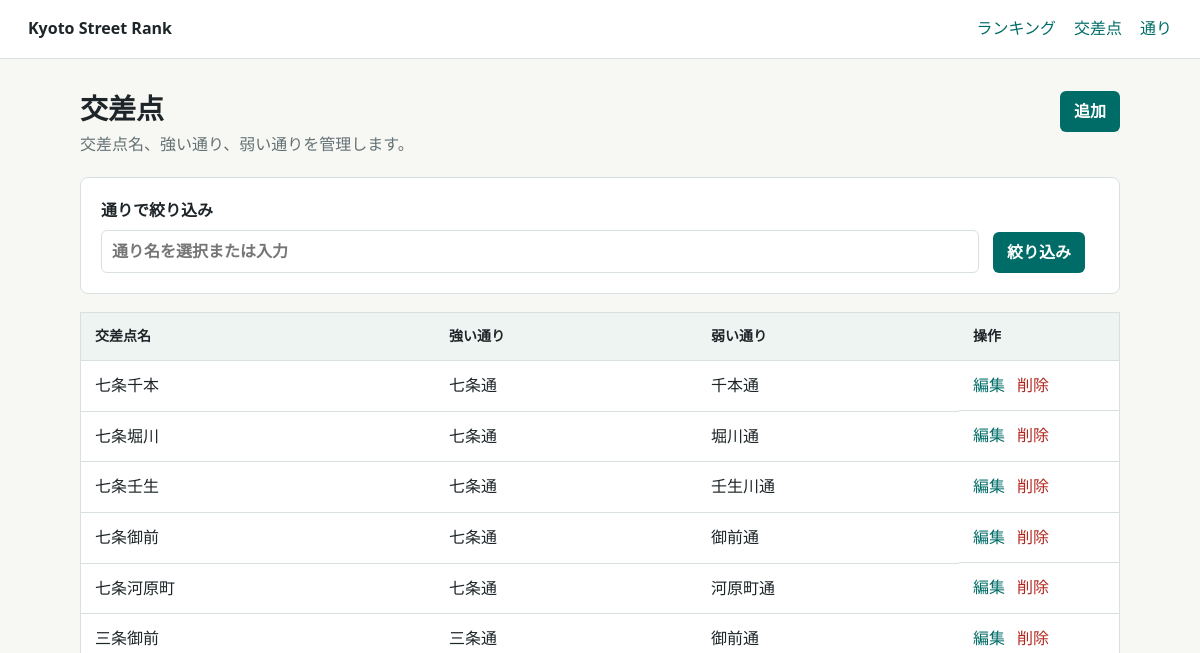
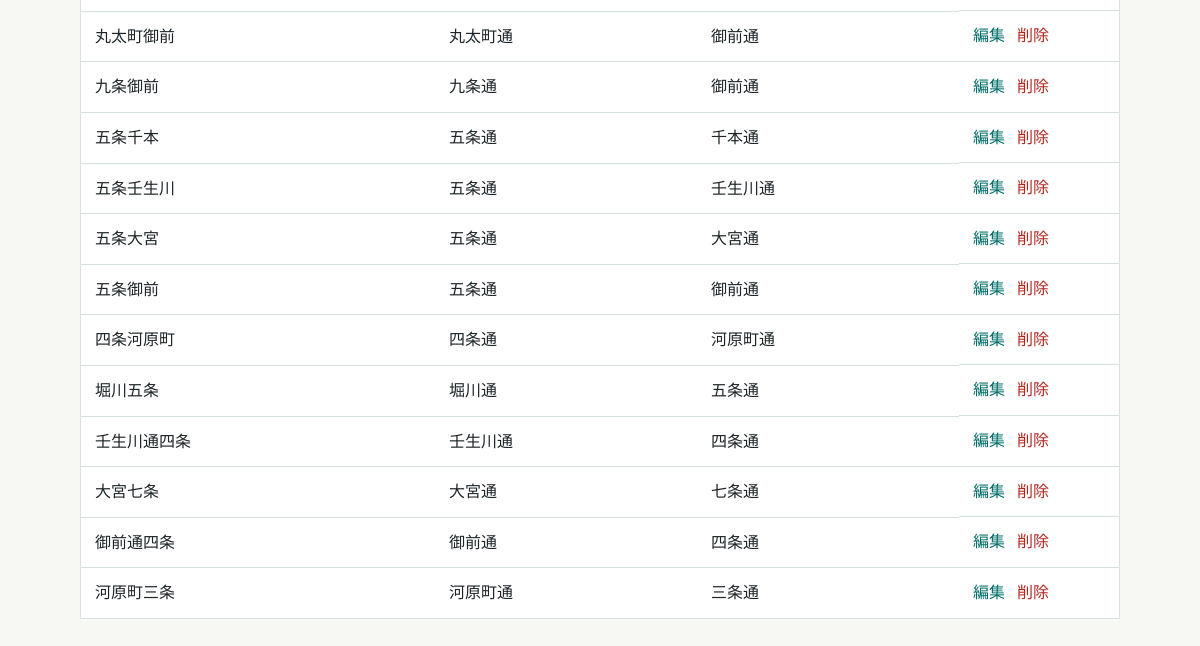
Page /intersections on the earlier database version (2 pictures, top to bottom).
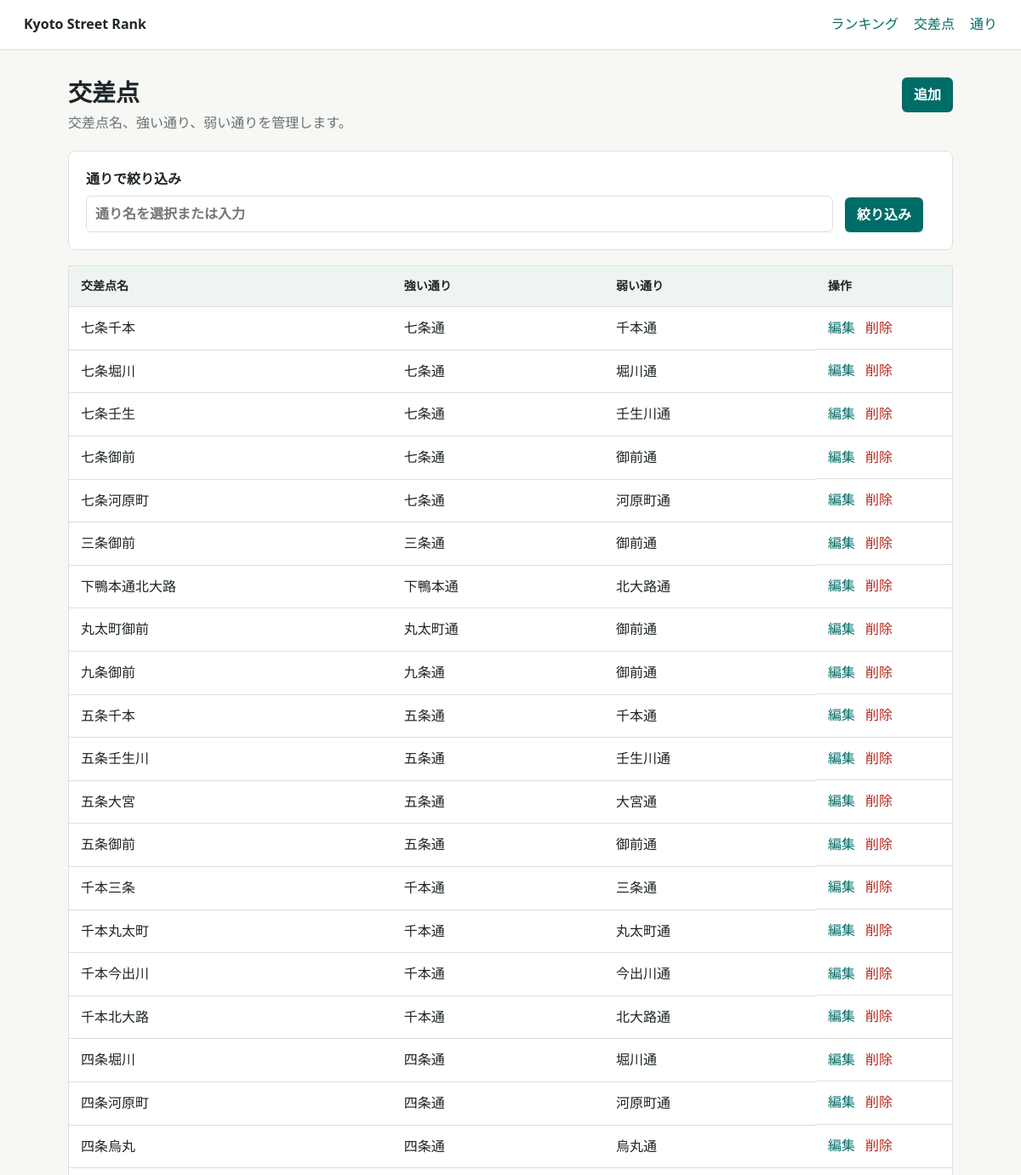
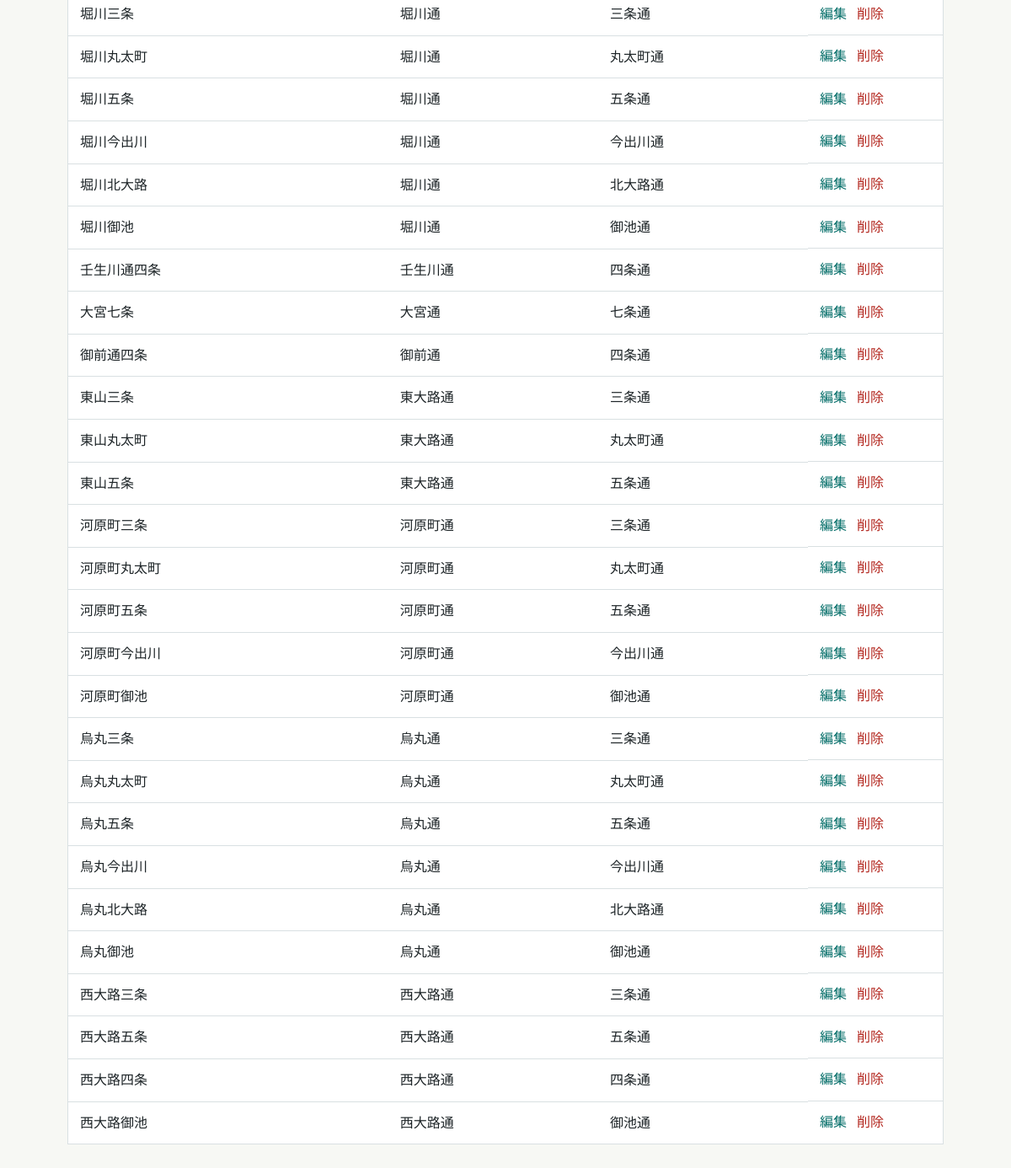
Same page on the later database version (2 pictures, top to bottom).
### src/models.py (models this page shows)
class Intersection(db.Model):
    __tablename__ = "intersections"
    __table_args__ = (
        UniqueConstraint("name", name="uq_intersections_name"),
        UniqueConstraint("pair_key", name="uq_intersections_pair_key"),
        CheckConstraint("winner_street_id != loser_street_id", name="ck_different_streets"),
    )
    id = db.Column(db.Integer, primary_key=True)
    name = db.Column(db.String(120), nullable=False)
    pair_key = db.Column(db.String(80), nullable=False)
    winner_street_id = db.Column(db.Integer, db.ForeignKey("streets.id"), nullable=False)
    loser_street_id = db.Column(db.Integer, db.ForeignKey("streets.id"), nullable=False)
    winner = db.relationship("Street", foreign_keys=[winner_street_id])
    loser = db.relationship("Street", foreign_keys=[loser_street_id])

class Street(db.Model):
    __tablename__ = "streets"
    id = db.Column(db.Integer, primary_key=True)
    name = db.Column(db.String(120), nullable=False, unique=True)

### src/routes.py (the view, shortened to what this page needs)
    @app.route("/intersections")
    def intersections_index():
        selected_street = request.args.get("street", "").strip()
        intersections_query = Intersection.query
        intersections = intersections_query.order_by(Intersection.name).all()
        return render_template(
            "intersections/index.html",
            intersections=intersections,
            street_names=list_street_names(),
            selected_street=selected_street,
        )

### src/services.py (called while the page is built)
def list_street_names():
    streets = Street.query.order_by(Street.name).all()
    return [street.name for street in streets]

### templates/intersections/index.html (shortened to what this page needs)
{% extends "base.html" %}
{% block content %}
  <div class="page-head">
    <div>
      <h1>交差点</h1>
      <p>交差点名、強い通り、弱い通りを管理します。</p>
    </div>
    <a class="button" href="{{ url_for('intersections_new') }}">追加</a>
  </div>
  <form class="filter-bar" method="get">
    <label>
      通りで絞り込み
      <input name="street" list="street-options" value="{{ selected_street }}" placeholder="通り名を選択または入力">
    </label>
    <button class="button" type="submit">絞り込み</button>
  </form>
  {% if intersections %}
    <table>
      <thead>
        <tr>
          <th>交差点名</th>
          <th>強い通り</th>
          <th>弱い通り</th>
          <th class="actions">操作</th>
        </tr>
      </thead>
      <tbody>
        {% for intersection in intersections %}
          <tr>
            <td>{{ intersection.name }}</td>
            <td>{{ intersection.winner.name }}</td>
            <td>{{ intersection.loser.name }}</td>
            <td class="actions">
              <a href="{{ url_for('intersections_edit', intersection_id=intersection.id) }}">編集</a>
              <form method="post" action="{{ url_for('intersections_delete', intersection_id=intersection.id) }}">
                <button class="link-button" type="submit">削除</button>
              </form>
            </td>
          </tr>
        {% endfor %}
      </tbody>
    </table>
  {% else %}
    <section class="empty">
      <h2>{% if selected_street %}該当する交差点がありません{% else %}交差点がありません{% endif %}</h2>
      <p>{% if selected_street %}別の通りで絞り込むか、フィルタを解除してください。{% else %}交差点を追加すると通りも自動で登録されます。{% endif %}</p>
    </section>
  {% endif %}
{% endblock %}

### templates/base.html (shortened to what this page needs)
<!doctype html>
<html lang="ja">
  <head>
    <link rel="stylesheet" href="{{ url_for('static', filename='style.css') }}">
  </head>
  <body>
    <header class="topbar">
      <a class="brand" href="{{ url_for('ranking') }}">Kyoto Street Rank</a>
      <nav>
        <a href="{{ url_for('ranking') }}">ランキング</a>
        <a href="{{ url_for('intersections_index') }}">交差点</a>
        <a href="{{ url_for('streets_index') }}">通り</a>
      </nav>
    </header>
    <main class="container">
      {% block content %}{% endblock %}
    </main>
  </body>
</html>

### static/style.css (style rules this page uses)
:root { color-scheme: light; --text: #1e2528; --muted: #657175; --line: #d9e0e2; --bg: #f7f8f4; --surface: #ffffff; --accent: #006c67; --accent-dark: #004f4b; --danger: #b3261e; }
* { box-sizing: border-box; }
body { margin: 0; background: var(--bg); color: var(--text); font-family: system-ui, -apple-system, BlinkMacSystemFont, "Segoe UI", sans-serif; line-height: 1.6; }
a { color: var(--accent); text-decoration: none; }
.topbar { display: flex; align-items: center; justify-content: space-between; gap: 24px; padding: 16px 28px; background: var(--surface); border-bottom: 1px solid var(--line); }
.brand { color: var(--text); font-weight: 700; }
nav { display: flex; gap: 18px; }
.container { width: min(1040px, calc(100% - 32px)); margin: 32px auto; }
.page-head { display: flex; align-items: flex-start; justify-content: space-between; gap: 24px; margin-bottom: 20px; }
h1 { margin: 0; font-size: 28px; line-height: 1.25; }
p { margin: 6px 0 0; color: var(--muted); }
.button, button { display: inline-flex; align-items: center; justify-content: center; min-height: 40px; padding: 8px 14px; border: 0; border-radius: 6px; background: var(--accent); color: #fff; font: inherit; font-weight: 700; cursor: pointer; }
table { width: 100%; border-collapse: collapse; background: var(--surface); border: 1px solid var(--line); }
th, td { padding: 12px 14px; border-bottom: 1px solid var(--line); text-align: left; }
th { background: #eef4f2; font-size: 14px; }
tr:last-child td { border-bottom: 0; }
.actions { width: 160px; white-space: nowrap; }
td.actions { display: flex; gap: 12px; align-items: center; }
td.actions form { margin: 0; }
.link-button { min-height: auto; padding: 0; background: transparent; color: var(--danger); font-weight: 400; }
.panel, .empty, .filter-bar { background: var(--surface); border: 1px solid var(--line); border-radius: 8px; padding: 20px; }
.filter-bar { display: grid; grid-template-columns: minmax(240px, 1fr) auto auto; align-items: end; gap: 14px; margin-bottom: 18px; }
label { display: grid; gap: 6px; font-weight: 700; }
input { width: 100%; min-height: 42px; padding: 8px 10px; border: 1px solid var(--line); border-radius: 6px; font: inherit; }

Differences in the rows shown:
added Intersection: name "下鴨本通北大路", winner.name "下鴨本通", loser.name "北大路通"
added Intersection: name "千本三条", winner.name "千本通", loser.name "三条通"
added Intersection: name "千本丸太町", winner.name "千本通", loser.name "丸太町通"
added Intersection: name "千本今出川", winner.name "千本通", loser.name "今出川通"
added Intersection: name "千本北大路", winner.name "千本通", loser.name "北大路通"
added Intersection: name "四条堀川", winner.name "四条通", loser.name "堀川通"
added Intersection: name "四条烏丸", winner.name "四条通", loser.name "烏丸通"
added Intersection: name "堀川三条", winner.name "堀川通", loser.name "三条通"
added Intersection: name "堀川丸太町", winner.name "堀川通", loser.name "丸太町通"
added Intersection: name "堀川今出川", winner.name "堀川通", loser.name "今出川通"
added Intersection: name "堀川北大路", winner.name "堀川通", loser.name "北大路通"
added Intersection: name "堀川御池", winner.name "堀川通", loser.name "御池通"
added Intersection: name "東山三条", winner.name "東大路通", loser.name "三条通"
added Intersection: name "東山丸太町", winner.name "東大路通", loser.name "丸太町通"
added Intersection: name "東山五条", winner.name "東大路通", loser.name "五条通"
added Intersection: name "河原町丸太町", winner.name "河原町通", loser.name "丸太町通"
added Intersection: name "河原町五条", winner.name "河原町通", loser.name "五条通"
added Intersection: name "河原町今出川", winner.name "河原町通", loser.name "今出川通"
added Intersection: name "河原町御池", winner.name "河原町通", loser.name "御池通"
added Intersection: name "烏丸三条", winner.name "烏丸通", loser.name "三条通"
added Intersection: name "烏丸丸太町", winner.name "烏丸通", loser.name "丸太町通"
added Intersection: name "烏丸五条", winner.name "烏丸通", loser.name "五条通"
added Intersection: name "烏丸今出川", winner.name "烏丸通", loser.name "今出川通"
added Intersection: name "烏丸北大路", winner.name "烏丸通", loser.name "北大路通"
added Intersection: name "烏丸御池", winner.name "烏丸通", loser.name "御池通"
added Intersection: name "西大路三条", winner.name "西大路通", loser.name "三条通"
added Intersection: name "西大路五条", winner.name "西大路通", loser.name "五条通"
added Intersection: name "西大路四条", winner.name "西大路通", loser.name "四条通"
added Intersection: name "西大路御池", winner.name "西大路通", loser.name "御池通"
